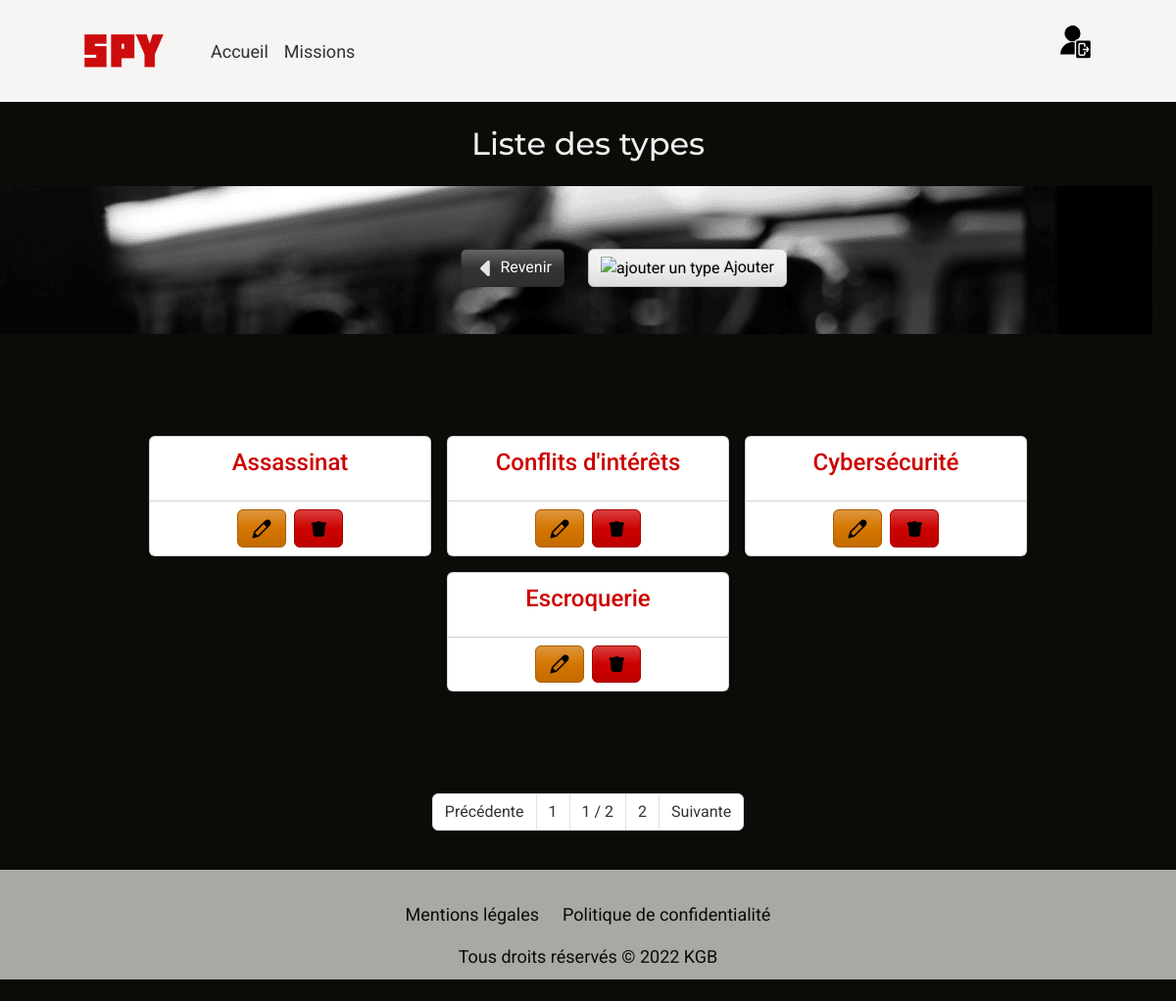
The app's page /typesList (signed in) with its own data.
### tables this page shows
CREATE TABLE `Types` (
  `name_type` varchar(30) NOT NULL
);

### controllers/TypeController.php (called while the page is built, shortened)
<?php
require_once("models/TypeManager.php");
class TypeController {
    private TypeManager $typeManager;
    public function __construct() {
        $this->typeManager = new TypeManager();
    }
    private function generatePage(array $data) : void {
        extract($data);
        require_once($view);
    }
    public function typesList() : void {
        $types = $this->typeManager->getAll();
        $data_page = [
            "page_description" => "Page listant les types de missions",
            "page_title" => "Liste des types",
            "page_css" => "list.css",
            "page_javascript" => ["list.js"],
            "types" => $types,
            "view" => "views/read/typesView.php",
            "template" => "views/common/template.php"
        ];
        $this->generatePage($data_page);
    }
}

### models/TypeManager.php (called while the page is built, shortened)
<?php
require_once("models/Class/Type.php");
class TypeManager extends Model {
    public function getAll() : array {
        $types = [];
        $pdo = $this->getDb();
        $req = $pdo->prepare("SELECT * FROM Types");
        $req->execute();
        $data = $req->fetchAll(PDO::FETCH_ASSOC);
        foreach($data as $type) {
            $types[] = new Type($type);
        }
        return $types;
    }
}

### models/Class/Type.php (called while the page is built, shortened)
<?php
class Type {
    private string $name_type;
    public function hydrate($data): void {
        foreach($data as $key=>$value) {
            $method = "set".ucfirst($key);
        }
    }
    public function getName_type() { return $this->name_type; }
    public function setName_type($name_type){ $this->name_type = $name_type; return $this; }
}

### views/read/typesView.php (the view)
<div class="row">
    <section class="container">
        <div class="row d-flex justify-content-center">
            <div class="col-12 mb-3">
                <h1 class="text-light">Liste des types</h1>
            </div>
        </div>
    </section>
    <div class="row">
        <section class="container bg-list">
            <div class="row my-md-5">
                <div class="col-6 d-flex justify-content-end mt-3">
                    <a href="<?= URL?>createMission" class="btn btn-dark"><img src="<?= URL ?>/public/assets/images/back-light.svg" alt="retour à la création de mission" style="width: 1.5rem; height:1rem;"> Revenir</a>
                </div>
                <div class="col-6 d-flex justify-content-start mt-3">
                    <a href="<?= URL?>createType" class="btn btn-light"><img src="<?= URL ?>/public/assets/images/icon-add.svg" alt="ajouter un type" style="width: 1.5rem;"> Ajouter</a>
                </div>
            </div>
        </section>
    </div>
</div>
<section class="container my-md-5">
    <div class="row my-md-5">
        <article class="d-flex col-12 flex-wrap justify-content-center my-md-5" id="lists">
                <?php foreach($types as $type) :?>
                    <div class="card m-2" style="width: 18rem;">
                        <div class="card-body">
                        <h4 class="card-subtitle mb-2 text-center text-danger"><?= $type->getName_type() ?></h4>
                    </div>
                    <ul class="list-group list-group-flush">
                        <li class="list-group-item d-flex mx-auto ">
                            <form method="POST" action="<?= URL ?>updateType?q=<?= $type->getName_type() ?>">
                                <button class="btn btn-warning me-2" type="submit"><img src="<?= URL ?>/public/assets/images/icon-modify.svg" alt="modifier un type" style="width: 1.5rem;"></button>
                            </form>
                            <form method="POST" action="<?= URL ?>deleteType?q=<?= $type->getName_type() ?>" onSubmit="return confirm('Etes-vous sûr de vouloir supprimer ce type ?');">
                                <button class="btn btn-danger" type="submit"><img src="<?= URL ?>/public/assets/images/icon-remove.svg" alt="supprimer un type" style="width: 1.5rem;"></button>
                            </form>
                        </li>
                    </ul>
                </div>
            <?php endforeach; ?>
        </article>
    </div>
</section>
<section class="row mt-5 mb-4">
    <div class="col-12 d-flex justify-content-center">
        <nav aria-label="Page navigation">
            <ul class="pagination">
                <li class="page-item"><a class="page-link text-dark previousP" href="#">Précédente</a></li>
                <li class="page-item"><a class="page-link text-dark firstP"  href="#">1</a></li>
                <li class="page-item"><span class="page-link text-dark" id="pageInfo">1 / 2</span></li>
                <li class="page-item"><a class="page-link text-dark lastP"  href="#">2</a></li>
                <li class="page-item"><a class="page-link text-dark nextP"  href="#">Suivante</a></li>
            </ul>
        </nav>
    </div>
</section>

### public/CSS/main.css (style rules this page uses)
body { font-family: 'Roboto', sans-serif; font-size: 18px; background-color: #0D0B07; color: #F7F5F3; }
h1, h2 { color: #F7F5F3; font-family: 'Montserrat', sans-serif; text-align: center; padding-top: 2vh; }
a { color:#0D0B07; text-decoration: none; }
@media screen and (min-width: 768px) and (max-width: 1200px) { h1, h2 { font-size: 2rem; } }

### public/CSS/list.css (style rules this page uses)
.bg-list, #mission-bg { height: auto; min-width: 100%; min-height: 100%; background: url('../assets/images/spy.png'); background-size: cover; background-position: top; background-repeat: no-repeat; }

### records on screen
types: name_type "Assassinat"
types: name_type "Conflits d'intérêts"
types: name_type "Cybersécurité"
types: name_type "Escroquerie"
